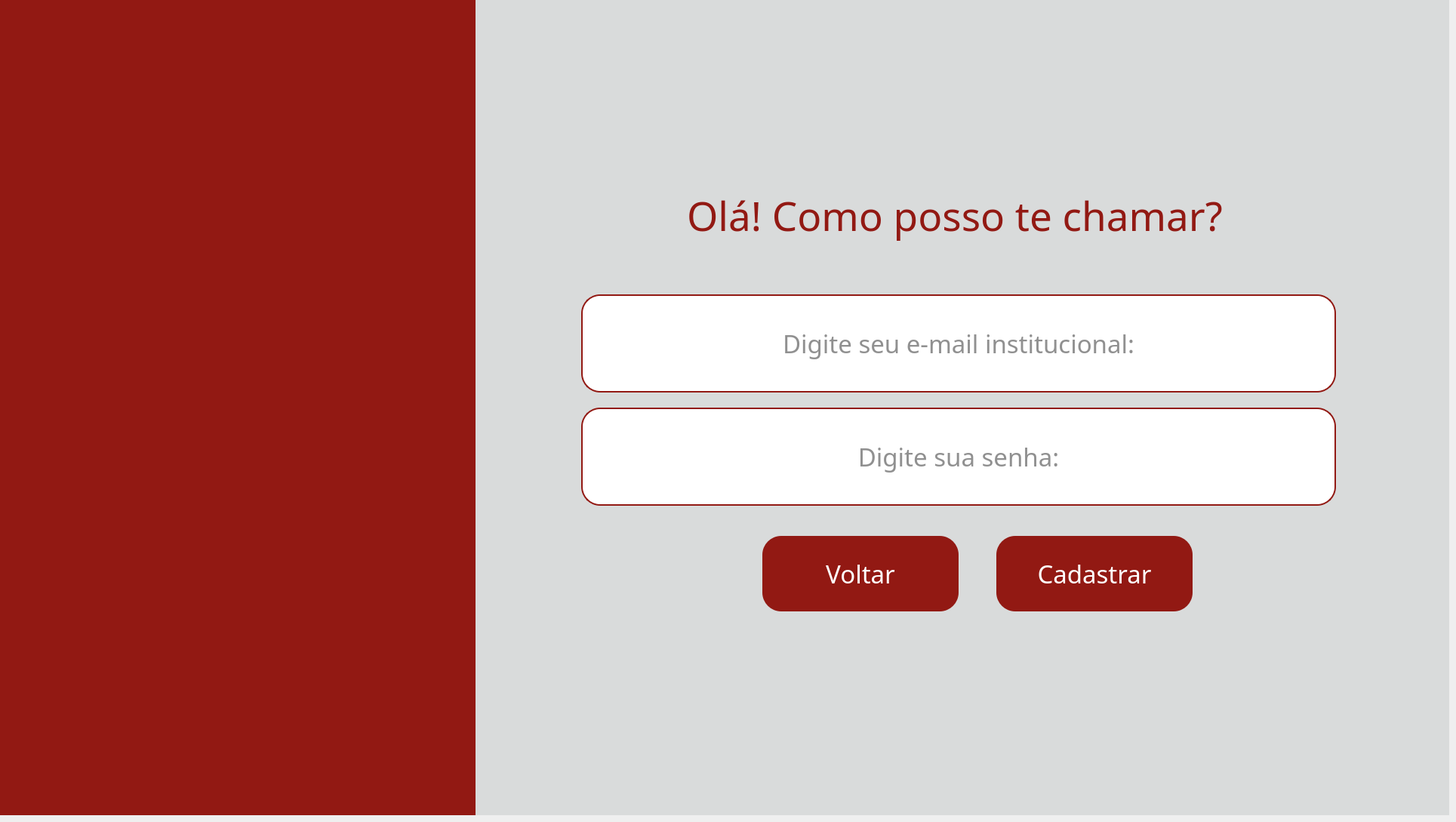
    <widget class="QWidget" name="pg_cadastroprof">
     <widget class="QWidget" name="fundo_cadastroprof" native="true">
      <property name="geometry">
       <rect>
        <x>0</x>
        <y>0</y>
        <width>1920</width>
        <height>1080</height>
       </rect>
      </property>
      <property name="styleSheet">
       <string notr="true">background-color: #d9dbdb</string>
      </property>
      <widget class="QWidget" name="barra_cadastroprof" native="true">
       <property name="geometry">
        <rect>
         <x>0</x>
         <y>0</y>
         <width>630</width>
         <height>1080</height>
        </rect>
       </property>
       <property name="styleSheet">
        <string notr="true">background-color: #921913;</string>
       </property>
       <widget class="QLabel" name="img_fundo_cadastroprof">
        <property name="geometry">
         <rect>
          <x>-60</x>
          <y>-60</y>
          <width>731</width>
          <height>1200</height>
         </rect>
        </property>
        <property name="text">
         <string/>
        </property>
        <property name="pixmap">
         <pixmap>../images/fundoetec.png</pixmap>
        </property>
        <property name="scaledContents">
         <bool>true</bool>
        </property>
       </widget>
      </widget>
      <widget class="QLabel" name="lbl_olaprof_loginprof_2">
       <property name="geometry">
        <rect>
         <x>910</x>
         <y>250</y>
         <width>741</width>
         <height>71</height>
        </rect>
       </property>
       <property name="font">
        <font>
         <family>Arbutus Slab</family>
         <pointsize>40</pointsize>
        </font>
       </property>
       <property name="styleSheet">
        <string notr="true">color: #921913;</string>
       </property>
       <property name="text">
        <string>Olá! Como posso te chamar?</string>
       </property>
      </widget>
      <widget class="QPushButton" name="btn_voltarperfil3_2">
       <property name="geometry">
        <rect>
         <x>1010</x>
         <y>710</y>
         <width>260</width>
         <height>100</height>
        </rect>
       </property>
       <property name="font">
        <font>
         <family>Arbutus Slab</family>
         <pointsize>25</pointsize>
        </font>
       </property>
       <property name="styleSheet">
        <string notr="true">QPushButton{
    background-color: #921913;
    border: none;
    border-radius: 25px;
    color: white;
}

QPushButton:hover{
    background-color: #7a1410;
}

QPushButton:pressed{
    background-color: #5a0f0c;
}</string>
       </property>
       <property name="text">
        <string>Voltar</string>
       </property>
      </widget>
      <widget class="QLineEdit" name="input_loginprof_2">
       <property name="geometry">
        <rect>
         <x>770</x>
         <y>390</y>
         <width>1000</width>
         <height>130</height>
        </rect>
       </property>
       <property name="font">
        <font>
         <family>Arbutus Slab</family>
         <pointsize>25</pointsize>
        </font>
       </property>
       <property name="styleSheet">
        <string notr="true">background-color: white;
border: 2px solid #921913;
border-radius: 25px;
color: #222222;
padding: 0 18px</string>
       </property>
       <property name="inputMethodHints">
        <set>Qt::InputMethodHint::ImhNone</set>
       </property>
       <property name="text">
        <string/>
       </property>
       <property name="echoMode">
        <enum>QLineEdit::EchoMode::Normal</enum>
       </property>
       <property name="alignment">
        <set>Qt::AlignmentFlag::AlignCenter</set>
       </property>
       <property name="placeholderText">
        <string>Digite seu e-mail institucional:</string>
       </property>
      </widget>
      <widget class="QLineEdit" name="input_senhaprof_2">
       <property name="geometry">
        <rect>
         <x>770</x>
         <y>540</y>
         <width>1000</width>
         <height>130</height>
        </rect>
       </property>
       <property name="font">
        <font>
         <family>Arbutus Slab</family>
         <pointsize>25</pointsize>
        </font>
       </property>
       <property name="styleSheet">
        <string notr="true">background-color: white;
border: 2px solid #921913;
border-radius: 25px;
color: #222222;
padding: 0 18px</string>
       </property>
       <property name="echoMode">
        <enum>QLineEdit::EchoMode::Password</enum>
       </property>
       <property name="alignment">
        <set>Qt::AlignmentFlag::AlignCenter</set>
       </property>
       <property name="placeholderText">
        <string>Digite sua senha:</string>
       </property>
      </widget>
      <widget class="QPushButton" name="btn_entrarprof_2">
       <property name="geometry">
        <rect>
         <x>1320</x>
         <y>710</y>
         <width>260</width>
         <height>100</height>
        </rect>
       </property>
       <property name="font">
        <font>
         <family>Arbutus Slab</family>
         <pointsize>25</pointsize>
        </font>
       </property>
       <property name="styleSheet">
        <string notr="true">QPushButton{
    background-color: #921913;
    border: none;
    border-radius: 25px;
    color: white;
}

QPushButton:hover{
    background-color: #7a1410;
}

QPushButton:pressed{
    background-color: #5a0f0c;
}</string>
       </property>
       <property name="text">
        <string>Cadastrar</string>
       </property>
      </widget>
      <widget class="QLabel" name="lbl_logo_cps_cadastroprof">
       <property name="geometry">
        <rect>
         <x>1550</x>
         <y>940</y>
         <width>111</width>
         <height>71</height>
        </rect>
       </property>
       <property name="text">
        <string/>
       </property>
       <property name="pixmap">
        <pixmap>../images/logocps.png</pixmap>
       </property>
       <property name="scaledContents">
        <bool>true</bool>
       </property>
      </widget>
      <widget class="QLabel" name="lbl_logo_etec_cadastroprof">
       <property name="geometry">
        <rect>
         <x>1690</x>
         <y>950</y>
         <width>151</width>
         <height>91</height>
        </rect>
       </property>
       <property name="text">
        <string/>
       </property>
       <property name="pixmap">
        <pixmap>../images/logoetec.png</pixmap>
       </property>
       <property name="scaledContents">
        <bool>true</bool>
       </property>
      </widget>
     </widget>
    </widget>
